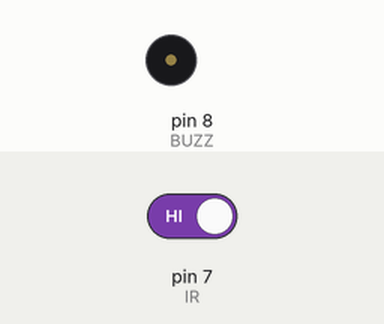
Recording of a sketch running on a simulated Arduino Uno, built with avr-gcc and run on an emulated ATmega328P. Parts: buzzer (waves = sounding). The inputs (shaded band) are chosen by the test bench; at power-on: pin 7 (IR) HIGH.

Above: at 1.2 s.
1.3 s: pin 7 (IR) driven LOW
At 2.5 s:
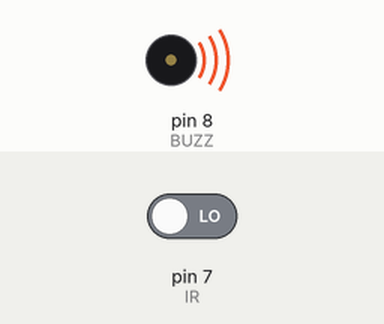
2.8 s: pin 7 (IR) driven HIGH
At 3.8 s:
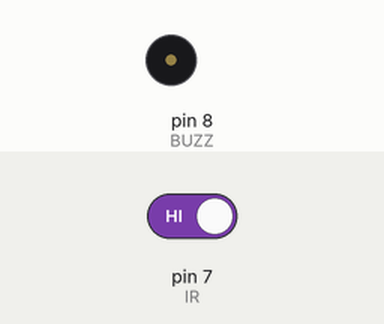
Timing chart, 0 to 5.8 s (numbered marks = the images above; inputs shaded):
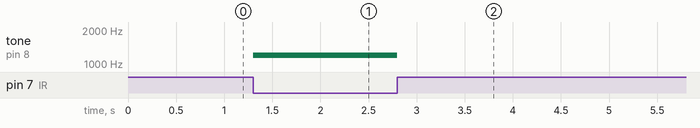

Measured:
- after the input at 1.3 s, tone on pin 8 (BUZZ): silent → 1200 Hz at once
- after the input at 2.8 s, tone on pin 8 (BUZZ): 1200 Hz → silent at once

The sketch:

exp26_ir_controlled_buzzer.ino
```cpp
const int IR = 7;     // IR sensor OUT pin connected to D7
const int BUZZ = 8;   // Buzzer connected to D8

void setup() {
  pinMode(IR, INPUT);
  pinMode(BUZZ, OUTPUT);
}

void loop() {
  if (digitalRead(IR) == LOW) {
    tone(BUZZ, 1200);   // Object detected: play 1200 Hz tone
  } else {
    noTone(BUZZ);       // No object: stop the tone
  }
}
```
